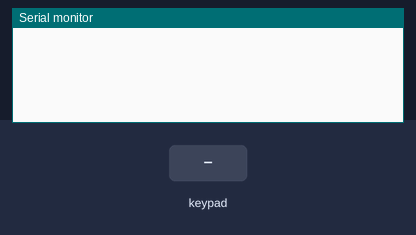
Simulated run of this sketch. Board: Arduino Uno, built with avr-gcc and run on an emulated ATmega328P. Parts: the last lines printed to the serial monitor. Wiring (inferred from the names in the program): 4×4 keypad with keys 1 2 3 A 4 5 6 B 7 8 9 C * 0 # D: rows pin 2, pin 3, pin 4, pin 5; columns pin 6, pin 7, pin 8, pin 9. The test bench sets the inputs (shaded band).

Above: at 1.2 s.
1.3 s: key '1' pressed
At 1.6 s:
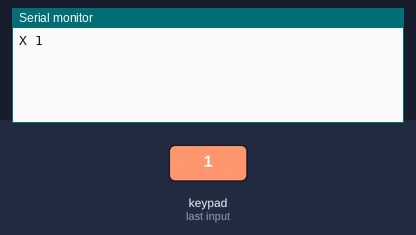
2.8 s: keypad keys 2 3 4 5 pressed 0.4 s apart
At 3.06 s:
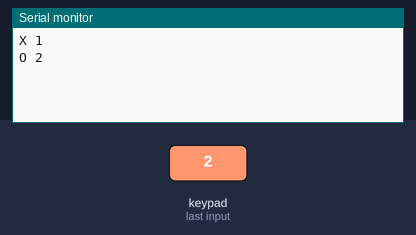
5.9 s: key 'D' pressed
At 6.7 s:
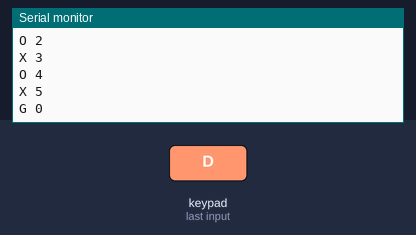
7.4 s: keypad keys 2 3 4 5 # pressed 0.4 s apart
At 9.0 s:
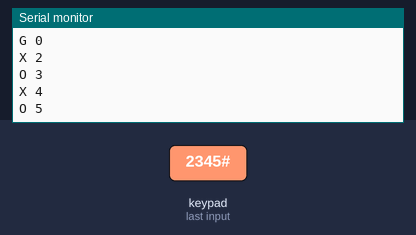
10.9 s: keypad keys 6 7 8 9 pressed 0.4 s apart
At 13.4 s:
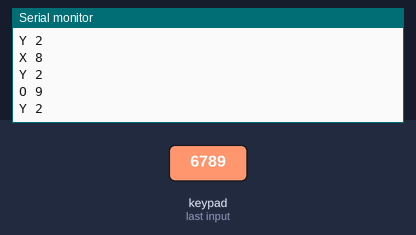
Timing chart, 0 to 14.9 s (numbered marks = the images above; inputs shaded):
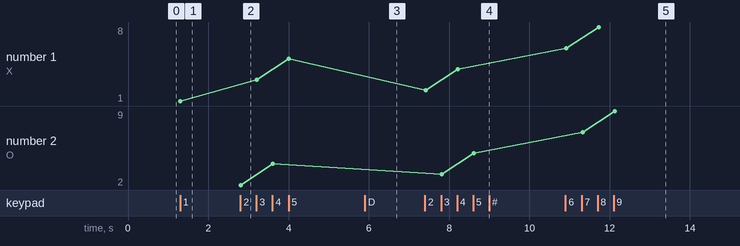

The sketch:

Tic-Tac-Toe.ino
```cpp
/// @brief Масив пінів для рядків матриці.
const int rowPins[4] = {2, 3, 4, 5};

/// @brief Масив пінів для стовпців матриці.
const int colPins[4] = {6, 7, 8, 9};

/// @brief Таблиця відповідності клавіш для кнопкової матриці.
char keyMap[4][4] = {
    {'1', '2', '3', 'A'},
    {'4', '5', '6', 'B'},
    {'7', '8', '9', 'C'},
    {'*', '0', '#', 'D'}
};

/// @brief Остання натиснута клавіша.
char lastKey = '\0';

/// @brief Поточний гравець ('X' чи 'O').
char currentPlayer = 'X';

/// @brief Ігрове поле.
char board[3][3] = { {'1', '2', '3'}, {'4', '5', '6'}, {'7', '8', '9'} };

/// @brief Перевіряє стан гри на виграш або нічию.
/// @return 1 - виграв X, 2 - виграв O, 3 - нічия, 0 - гра триває.
int checkWin() {
    // Горизонталі
    for (int i = 0; i < 3; i++) {
        if (board[i][0] == board[i][1] && board[i][1] == board[i][2]) {
            return (board[i][0] == 'X') ? 1 : 2;
        }
    }

    // Вертикалі
    for (int i = 0; i < 3; i++) {
        if (board[0][i] == board[1][i] && board[1][i] == board[2][i]) {
            return (board[0][i] == 'X') ? 1 : 2;
        }
    }

    // Діагоналі
    if (board[0][0] == board[1][1] && board[1][1] == board[2][2]) {
        return (board[0][0] == 'X') ? 1 : 2;
    }
    if (board[0][2] == board[1][1] && board[1][1] == board[2][0]) {
        return (board[0][2] == 'X') ? 1 : 2;
    }

    // Нічия
    bool full = true;
    for (int i = 0; i < 3; i++) {
        for (int j = 0; j < 3; j++) {
            if (board[i][j] != 'X' && board[i][j] != 'O') {
                full = false;
            }
        }
    }
    return full ? 3 : 0;
}

/// @brief Скидає гру до початкового стану.
void resetGame() {
    board[0][0] = '1'; board[0][1] = '2'; board[0][2] = '3';
    board[1][0] = '4'; board[1][1] = '5'; board[1][2] = '6';
    board[2][0] = '7'; board[2][1] = '8'; board[2][2] = '9';
    currentPlayer = 'X';
    Serial.println("G 0");
}

/// @brief Ініціалізація кнопкової матриці та серійного зв'язку.
void setup() {
    for (int i = 0; i < 4; i++) {
        pinMode(rowPins[i], OUTPUT);
        digitalWrite(rowPins[i], HIGH);
        pinMode(colPins[i], INPUT_PULLUP);
    }
    Serial.begin(9600);
}

/// @brief Основний цикл обробки натискань клавіш.
void loop() {
    char pressedKey = scanKeypad();
    if (pressedKey != '\0' && pressedKey != lastKey) {
        lastKey = pressedKey;
        if (pressedKey >= '1' && pressedKey <= '9') {
            int row = (pressedKey - '1') / 3;
            int col = (pressedKey - '1') % 3;
            if (board[row][col] != 'X' && board[row][col] != 'O') {
                board[row][col] = currentPlayer;
                Serial.print(currentPlayer);
                Serial.print(" ");
                Serial.println(pressedKey);
                int result = checkWin();
                if (result > 0) {
                    Serial.println(result == 1 ? "Y 1" : result == 2 ? "Y 2" : "Y 3");
                }
                currentPlayer = (currentPlayer == 'X') ? 'O' : 'X';
            }
        } else if (pressedKey == 'D') {
            resetGame();
        }
    } else if (pressedKey == '\0') {
        lastKey = '\0';
    }
    delay(50);
}

/// @brief Сканує кнопкову матрицю.
/// @return Символ натиснутої клавіші або '\0', якщо не натиснуто.
char scanKeypad() {
    for (int row = 0; row < 4; row++) {
        digitalWrite(rowPins[row], LOW);
        for (int col = 0; col < 4; col++) {
            if (digitalRead(colPins[col]) == LOW) {
                digitalWrite(rowPins[row], HIGH);
                return keyMap[row][col];
            }
        }
        digitalWrite(rowPins[row], HIGH);
    }
    return '\0';
}
```

Measured:
- after the input at 1.3 s, the serial monitor: prints a new line at once (image 1)
- after the input at 2.8 s, the serial monitor: prints a new line at once (image 2)
- after the input at 5.9 s, the serial monitor: prints a new line at once (image 3)
- after the input at 7.4 s, the serial monitor: prints a new line at once (image 4)
- after the input at 10.9 s, the serial monitor: prints a new line at once (image 5)
- plotted number 1: 1 → 5 after the input at 2.8 s, 5 → 4 after the input at 7.4 s, 4 → 8 after the input at 10.9 s
- plotted number 2: 4 → 5 after the input at 7.4 s, 5 → 9 after the input at 10.9 s
